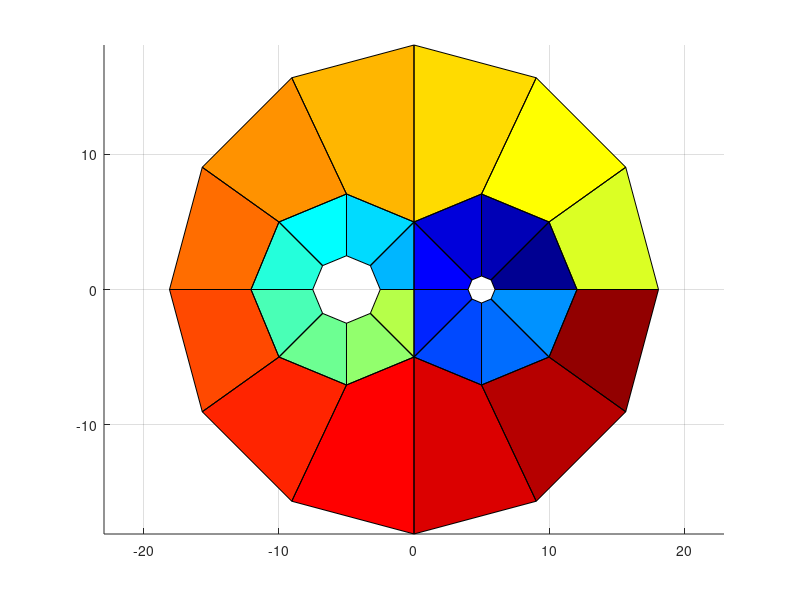

MATLAB code to generate this figure:
r1 = 1;
r2 = 2.5;
h = 5;
k = 1.5;

y0 = 2*max(r1,r2);
R0 = hypot(y0,h);
b = k*hypot(y0,h);
a = k*(h+hypot(y0,h));
theta = zeros(8,1);
theta(1:2:8) = (0:3)*pi/2;
theta(2) = atan2(y0,h);
theta(4) = atan2(y0,-h);
theta(6) = atan2(-y0,-h);
theta(8) = atan2(-y0,h);

phi = pi/6*(0:11)';

rightC = h+r1*exp(1i*theta); % inner circle right side
leftC = -h+r2*exp(1i*theta); % inner circle left side
R =  h+R0*exp(1i*theta); % mid circle right
S = -h+R0*exp(1i*theta); % mid circle left
outerC = [R(1:4); S(3:7); R(6:8)]; % outermost circle
outerE = a.*exp(1i*phi);

points = [rightC;leftC;outerC;outerE;0];
figure(1); clf;
% plot(points,'*');
% axis equal;

nquad = 28;
quad = zeros(nquad,4);
quad(:,4) = 1:28;
quad(:,3) = quad([2:8,1,10:16,9,18:28,17],4);
quad(:,1) = [18:20,41,26:28,17,20:26,41,30:40,29];
quad(:,2) = quad([8,1:7,16,9:15,28,17:27],1);

% fence(i,:) refers gives information on interface i.
% key: [East, West, North, South] = [1, 2, 3, 4].
% i.e. fence(i,:)= [3,8,4,1].
% interface i is on North (3) of Quad 8, and South (4) of Quad 1.
% fence(i,1) is the side of quad 1 found on interface i.
% fence(i,2) is quad 1.
% fence(i,3) is the side of quad 2 found on interface i.
% fence(i,4) is quad 2.
nfence = 42;
fence = zeros(nfence,4);
fence(1:28,1) = 4;
fence(1:28,2) = 1:28;
fence(1:28,3) = 3;
fence(1:28,4)= [8,1:7,16,9:15,28,17:27]; %north on radial boundries
fence(29:40,1) = 2;
fence(29:40,2) = 17:28;
fence(29:40,3) = 1;
fence(29:40,4) = [1:3,10:15,6:8];
fence(41,:) = [1,4,1,9];
fence(42,:) = [1,5,1,16];


X=real(points(quad(:,[2,1,3,4])'));
Y=imag(points(quad(:,[2,1,3,4])'));
colormap(jet(size(quad,1)));
C = 1:size(quad,1);
patch(X,Y,C)
axis equal;
grid on;